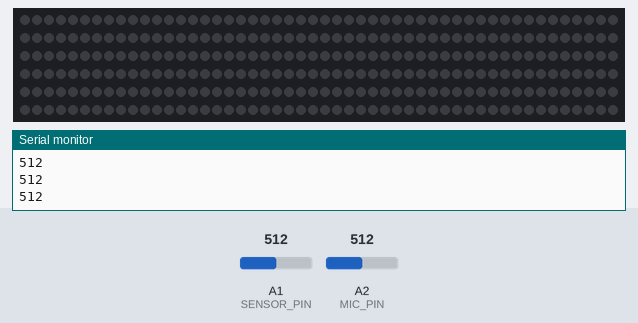
This sketch was run on a simulated Arduino Uno, built with avr-gcc and run on an emulated ATmega328P. Shown: 300 RGB LEDs in strip order, left to right, continuing on the next row, the last lines printed to the serial monitor. The inputs (shaded band) are chosen by the test bench; at power-on: A1 (SENSOR_PIN) = 512, A2 (MIC_PIN) = 512. Random numbers use the default seed unless the sketch sets one.

Above: at 11.2 s.
11.3 s: A1 (SENSOR_PIN) set to 523
At 11.79 s:
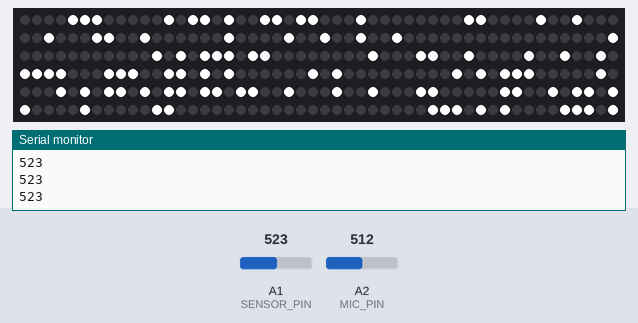
13.7 s: A1 (SENSOR_PIN) set to 511
At 14.3 s:
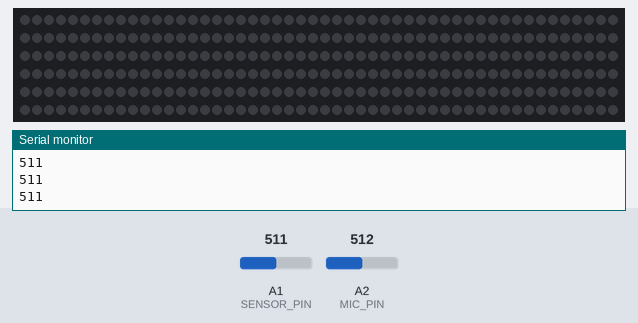
15.4 s: A1 (SENSOR_PIN) set to 716
At 15.9 s:
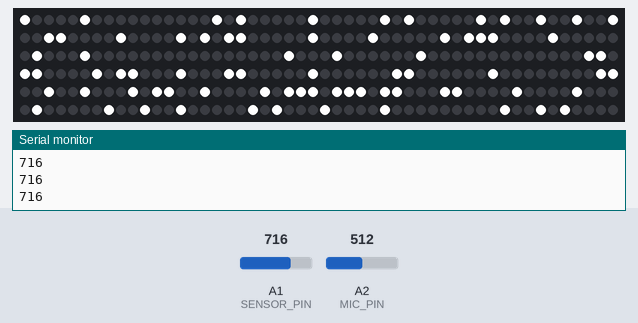
16.9 s: A1 (SENSOR_PIN) set to 306
At 18.0 s:
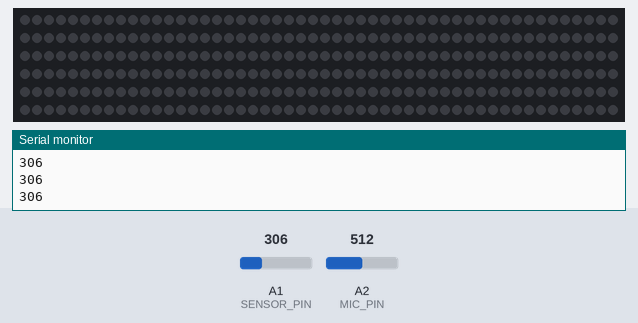
Timing chart, 0 to 19.7 s (numbered marks = the images above; inputs shaded):
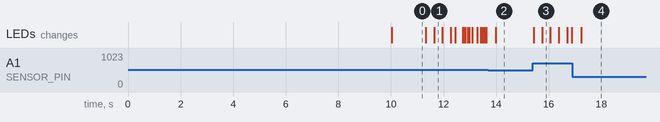

Measured:
- the behaviour switches between 513 and 514 on A1 (SENSOR_PIN) (found by bisection; images 0 and 1)
- after the input at 11.3 s, the LEDs: first change at once (image 1 shows a later state)
- after the input at 15.4 s, the LEDs: first change at once (image 3 shows a later state)

The sketch:

led_with_sound.ino
```cpp
#include <FastLED.h>

FASTLED_USING_NAMESPACE

#define DATA_PIN 13
#define LED_TYPE WS2811
#define COLOR_ORDER GRB
#define NUM_LEDS 300
CRGB leds[NUM_LEDS];

#define BRIGHTNESS 96
#define FRAMES_PER_SECOND 120

#define SENSOR_PIN A1
#define MIC_PIN A2

int brightness = 255;
int micBase = 0;
int shakeBase = 0;
int maxShake = 0;
int maxMic = 0;
int glitterAgg = 0;

void setup() {
  Serial.begin(9600);
  delay(3000);

  FastLED.addLeds<LED_TYPE, DATA_PIN, COLOR_ORDER>(leds, NUM_LEDS).setCorrection(TypicalLEDStrip);

  FastLED.setBrightness(0);
  addGlitter(255);

  pinMode(SENSOR_PIN, INPUT);
  pinMode(MIC_PIN, INPUT);

  micBase = analogRead(MIC_PIN);
  delay(1000);
  int newRead = analogRead(MIC_PIN);
  micBase = newRead - (micBase - newRead) / 2;
  Serial.println(micBase);

  shakeBase = analogRead(SENSOR_PIN);
  delay(3000);
  newRead = analogRead(SENSOR_PIN);
  shakeBase = newRead - (shakeBase - newRead) / 2;
  Serial.println(shakeBase);

  FastLED.setBrightness(brightness);
  delay(3000);
  brightness = 0;
  FastLED.setBrightness(brightness);
}

void loop() {
  int sensorShake = analogRead(SENSOR_PIN);
  Serial.println(sensorShake);
  int micPin = analogRead(MIC_PIN);

  if (sensorShake > shakeBase + 1) {
    if (sensorShake > maxShake) {
      brightness = 255;
      maxShake = sensorShake;
    }

    for (int i = 10; i > 0; i--) {
      addGlitter(200);
    }
    maxMic = max(micPin, maxMic);
  } else {
    maxShake = 0;
    micPin = 0;
    brightness = max(int(brightness / 1.5), 0);
  }

  if (brightness == 0) {
    maxMic = 0;
    FastLED.clear();
  }

  FastLED.setBrightness(brightness);

  FastLED.show();
  FastLED.delay(1000 / FRAMES_PER_SECOND);
}

void addGlitter(fract8 chanceOfGlitter) {
  if (random8() < chanceOfGlitter) {
    leds[random16(NUM_LEDS)] += CRGB::White;
  }
}
```
